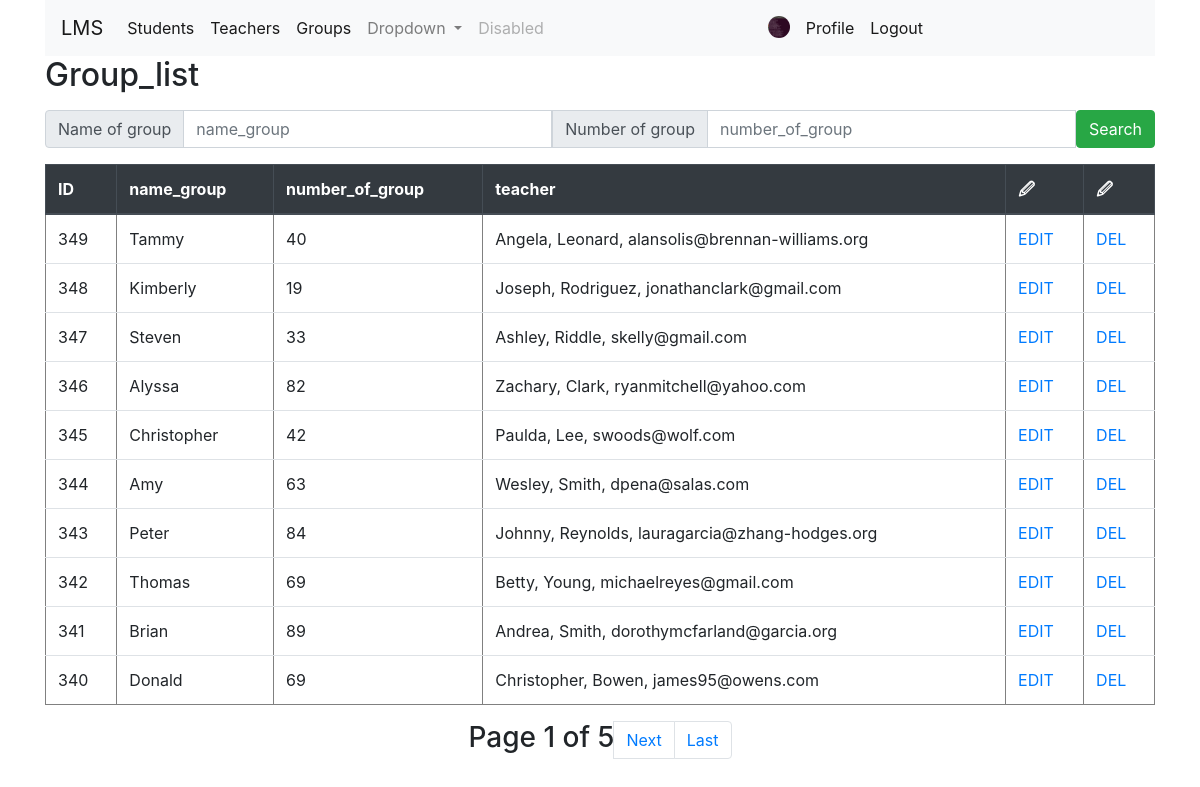
/groups/ (signed in), run on the app's committed database.
### user_account/models.py (models this page shows)
class UserAccountProfile(models.Model):
    user = models.OneToOneField(
        User, on_delete=models.CASCADE, related_name='profile'
    )
    image = models.ImageField(default='default.jpg', upload_to='pics')

### group/models.py (models this page shows, shortened)
class Group(models.Model):
    name_group = models.CharField(max_length=15, null=False)
    number_of_group = models.IntegerField(validators=[MinValueValidator(0), MaxValueValidator(99)], null=False)
    teacher = models.ForeignKey(to=Teacher, null=True, on_delete=models.SET_NULL, related_name='groups')
    classroom = models.ManyToManyField(to=ClassRoom, null=True, related_name='groups')

### teacher/models.py (models this page shows, shortened)
class Teacher(models.Model):
    first_name = models.CharField(max_length=40, null=False)
    last_name = models.CharField(max_length=20, null=False)
    email = models.CharField(max_length=50)
    def __str__(self):
        return f'{self.first_name},' \
               f' {self.last_name},' \
               f' {self.email}'

### group/views.py (the view)
# urls.py: path('', GroupsListView.as_view(), name='list'),
class GroupsListView(LoginRequiredMixin, ListView):
    model = Group
    template_name = 'groups_list.html'
    context_object_name = 'groups_list'
    login_url = reverse_lazy('login')
    paginate_by = 10
    def get_queryset(self):
        request = self.request
        qs = super().get_queryset()
        qs = qs.select_related('teacher')
        qs = qs.order_by('-id')
        if request.GET.get("name_group") or request.GET.get('number_of_group'):
            qs = qs.filter(Q(name_group=request.GET.get("name_group")) | Q(number_of_group=request.GET.get("number_of_group")))
        return qs
    def get_context_data(self, *, object_list=None, **kwargs):
        context = super().get_context_data(object_list=None, **kwargs)
        context['title'] = 'Group_list'
        return context

### group/templates/groups_list.html
{% extends 'base.html' %}
{% block content %}
<form>
        <div class="input-group mb-3">
          <div class="input-group-prepend">
            <span class="input-group-text" id="basic-addon1">Name of group</span>
          </div>
          <input  name="name_group" type="text" class="form-control" placeholder="name_group" aria-label="firstname" aria-describedby="basic-addon1">
          <div class="input-group-prepend">
            <span class="input-group-text" id="basic-addon1">Number of group</span>
          </div>
          <input  name="number_of_group" type="text" class="form-control" placeholder="number_of_group" aria-label="lastname" aria-describedby="basic-addon1">
          <button type="submit" class="btn btn-success">Search</button>
        </div>
    </form>
    {% include 'includes/groups_table.html' %}
{% endblock %}

### templates/base.html (shortened to what this page needs)
<!DOCTYPE html>
<html lang="en">
<head>
    <link rel="stylesheet" href="https://stackpath.bootstrapcdn.com/bootstrap/4.5.0/css/bootstrap.min.css"
>
</head>
<body>
<div class="container">
    <nav class="navbar navbar-expand-lg navbar-light bg-light">
        <a class="navbar-brand" href="{% url 'index' %}">LMS</a>
        <div class="collapse navbar-collapse" id="navbarSupportedContent">
            <ul class="navbar-nav mr-auto">
                <li class="nav-item active">
                    <a class="nav-link" href="{% url 'students:list' %}">Students <span class="sr-only">(current)</span></a>
                </li>
                <li class="nav-item active">
                    <a class="nav-link" href="{% url 'teachers:list' %}">Teachers <span class="sr-only">(current)</span></a>
                </li>
                <li class="nav-item active">
                    <a class="nav-link" href="{% url 'groups:list' %}">Groups <span class="sr-only">(current)</span></a>
                </li>
                <li class="nav-item dropdown">
                    <a class="nav-link dropdown-toggle" href="#" id="navbarDropdown" role="button"
                       data-toggle="dropdown" aria-haspopup="true" aria-expanded="false">
                        Dropdown
                    </a>
                </li>
                <li class="nav-item">
                    <a class="nav-link disabled" href="#" tabindex="-1" aria-disabled="true">Disabled</a>
                </li>
            </ul>
            <ul class="navbar-nav mr-auto">
                {% if user.is_authenticated %}
                <div class="img-circle.vert">
                    <img class="rounded-circle p-1 m-1" width="30" height="30" src="{{ user.profile.image.url }}">
                </div>
                <li class="nav-item active">
                    <a class="nav-link" href="{% url 'profile' %}">Profile <span class="sr-only">(current)</span></a>
                </li>
                <li class="nav-item active">
                    <a class="nav-link" href="{% url 'logout' %}">Logout <span class="sr-only">(current)</span></a>
                </li>
                {% endif %}
            </ul>
        </div>
    </nav>
    <h2>{{ title }}</h2>
    {% block content %}
    {% endblock %}
</div>
</body>
</html>

### group/templates/includes/groups_table.html
{% if groups_list %}
    <table border="1px" class="table table-hover">
        <thead class="thead-dark">
        <tr>
          <th>ID</th>
          <th>name_group</th>
          <th>number_of_group</th>
          <th>teacher</th>
          <th>🖉</th>
          <th>🖉</th>
        </tr>
        </thead>
        {% for group in groups_list %}
            <tr>
              <td> {{ group.id }}</td>
              <td> {{ group.name_group }}</td>
              <td> {{ group.number_of_group }}</td>
              <td> {{ group.teacher }}</td>
              <td> <a href="{% url 'groups:edit'  group.id %}">EDIT</a></td>
              <td> <a href="{% url 'groups:delete'  group.id %}">DEL</a></td>
            </tr>
        {% endfor %}
    </table>
<div class="='p-1 m-1'">
    {% include 'includes/pagination.html' %}
</div>
{% else %}
    <p>Sorry, list is empty</p>
{% endif %}

### data on the page
Group: id "349", name_group "Tammy", number_of_group "40", teacher "Angela, Leonard, alansolis@brennan-williams.org"
Group: id "348", name_group "Kimberly", number_of_group "19", teacher "Joseph, Rodriguez, jonathanclark@gmail.com"
Group: id "347", name_group "Steven", number_of_group "33", teacher "Ashley, Riddle, skelly@gmail.com"
Group: id "346", name_group "Alyssa", number_of_group "82", teacher "Zachary, Clark, ryanmitchell@yahoo.com"
Group: id "345", name_group "Christopher", number_of_group "42", teacher "Paulda, Lee, swoods@wolf.com"
Group: id "344", name_group "Amy", number_of_group "63", teacher "Wesley, Smith, dpena@salas.com"
Group: id "343", name_group "Peter", number_of_group "84", teacher "Johnny, Reynolds, lauragarcia@zhang-hodges.org"
Group: id "342", name_group "Thomas", number_of_group "69", teacher "Betty, Young, michaelreyes@gmail.com"
Group: id "341", name_group "Brian", number_of_group "89", teacher "Andrea, Smith, dorothymcfarland@garcia.org"
Group: id "340", name_group "Donald", number_of_group "69", teacher "Christopher, Bowen, james95@owens.com"

### other printed values
{{ title }} "Group_list"
{{ page_obj.number }} "1"
{{ paginator.num_pages }} "5"
